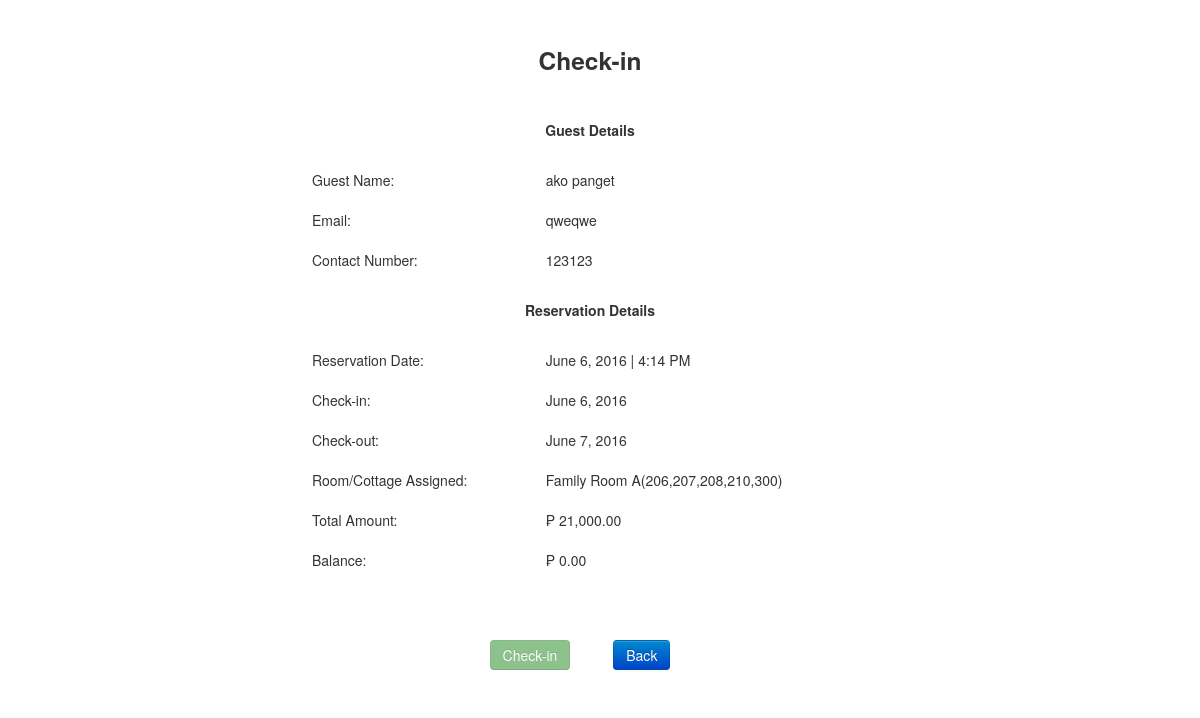
The app's page /function/checkin_module.php?id=575530f6d41f7 with its own data.
### tables this page shows
CREATE TABLE IF NOT EXISTS `reservation` (
  `transactionNo` varchar(255) NOT NULL,
  `referenceno` varchar(255) NOT NULL,
  `guestName` varchar(255) NOT NULL,
  `reservationDate` datetime NOT NULL,
  `checkin` date NOT NULL,
  `checkout` date NOT NULL,
  `rate` varchar(255) NOT NULL,
  `roomType` varchar(255) NOT NULL,
  `numberofRooms` varchar(255) NOT NULL,
  `numberofperson` varchar(255) NOT NULL,
  `roomName` varchar(255) NOT NULL,
  `cottageName` varchar(255) NOT NULL,
  `amenity` varchar(255) NOT NULL,
  `amenitycount` varchar(255) NOT NULL,
  `email` varchar(255) NOT NULL,
  `mobileNumber` varchar(255) NOT NULL,
  `paymentType` varchar(255) NOT NULL,
  `process` varchar(255) NOT NULL,
  `modeofpayment` varchar(255) NOT NULL,
  `status` varchar(255) NOT NULL
);

CREATE TABLE IF NOT EXISTS `billing` (
  `id` int(255) NOT NULL,
  `transactionNo` varchar(255) NOT NULL,
  `paid` varchar(255) NOT NULL,
  `balance` varchar(255) NOT NULL,
  `totalAmount` varchar(255) NOT NULL
);

### function/checkin_module.php (the view, shortened to what this page needs)
<!DOCTYPE html>
<html lang="en">
<head>
    <link   href="css/bootstrap.min.css" rel="stylesheet">
    <link rel="stylesheet" type="text/css" href="css/sweetalert2.css">
<?php
$qry = mysql_query("SELECT * FROM reservation WHERE transactionNo = '".$_GET['id']."'");
$qry1 = mysql_query("SELECT * FROM billing WHERE transactionNo = '".$_GET['id']."'");
$row = mysql_fetch_array($qry);
$row1 = mysql_fetch_array($qry1);
?>
  <br>
    <div class="container">
            <div class="row">
            <table border = "0" width = "60%" cellpadding = "10px" align = "center">
            <tr>
			<th colspan = "2"><h3>Check-in</h3></th>
            </tr>
            <tr>
            <th colspan = "2"><h5>Guest Details</h5></th>
            </tr>
            <tr>
            <td>Guest Name:</td>
            <td><?php echo $row['guestName'];?></td>
            </tr>
            <tr>
            <td>Email:</td>
            <td><?php echo $row['email'];?></td>
            </tr>
             <tr>
            <td>Contact Number:</td>
            <td><?php echo $row['mobileNumber'];?></td>
            </tr>
            <tr>
            <th colspan = "2"><h5>Reservation Details</h5></th>
            </tr>
             <tr>
            <td>Reservation Date:</td>
            <td><?php echo date("F j, Y | g:i A",strtotime($row['reservationDate']))?></td>
            </tr>
            <tr>
            <td>Check-in:</td>
            <td><?php echo date("F j, Y",strtotime($row['checkin']))?></td>
            </tr>
			<tr>
            <td>Check-out:</td>
            <td><?php echo date("F j, Y",strtotime($row['checkout']))?></td>
            </tr>
            <tr>
            <td>Room/Cottage Assigned:</td>
            <td><?php
			$rooms = explode(',', $row['roomType']);
			$ctr = 0;
			$combineName = array_merge(explode(' ', trim($row['roomName'])),explode(' ', trim($row['cottageName'])));
			foreach ($rooms as $rooms) {
				 echo $rooms . '(' . $combineName[$ctr] .')' . '<br>';
			$ctr++;
			}
			?></td>
            </tr>
            <tr>
            <td>Total Amount:</td>
            <td><?php echo '&#x20b1; ' . number_format($row1['totalAmount'],2)?></td>
            </tr>
            <tr>
            <td>Balance:</td>
            <td><?php echo '&#x20b1; ' . number_format($row1['balance'],2);?></td>
            </tr>
			</table>
			<br>
			<div class="row" align = "center">
			<form class = "frm" action = "" method = "POST">
			<br>
			<br>
            <input type="submit" class = "btn btn-success submit" name="checkin" value="Check-in" <?php echo ($row['checkin'] == date("Y-m-d") ? '' : 'disabled');?>/>
			<a class="btn btn-primary" href="index-reservation.php">Back</a>
			</div>
    </div>
  </body>
</html>

### records on screen
reservation: guestName "ako panget", email "qweqwe", mobileNumber "123123", reservationDate "June 6, 2016 | 4:14 PM", checkin "June 6, 2016", checkout "June 7, 2016", roomType "Family Room A", roomName+cottageName "206,207,208,210,300", checkin "Check-in"
billing: totalAmount "21,000.00", balance "0.00"
